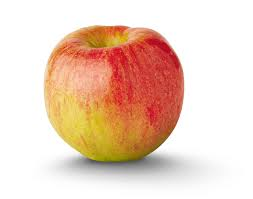
#> input picture my_exercise_files/Week11/apple.jpeg, 253 x 199 px
$ jupyter execute --allow-errors Week11_ex_part2.ipynb
#> lines starting #> are read from the running program, lines starting #| are printed output that depends on the picture; after the words box and inside, x2 and y2 are one past the last pixel; in counts of white or black regions, pixels touching at a corner belong together
### Part 2 (Optional)
1. From [Data](https://unsplash.com/search/photos/jeep) use selenium to download all images of jeeps
2. Use OpenCV to reduce the amount of colors in the images
3. Use OpenCV to find corners [Help](https://docs.opencv.org/master/d8/dd8/tutorial_good_features_to_track.html)
4. (EXTRA) Find all the wheels

[cell 1]
import os
import requests
from selenium import webdriver
from selenium.webdriver.common.by import By
from selenium.webdriver.support.ui import WebDriverWait
from selenium.webdriver.support import expected_conditions as EC

def download_image(url, save_path):
    response = requests.get(url)
    with open(save_path, 'wb') as f:
        f.write(response.content)

# URL for the website containing images of Jeeps
url = 'https://unsplash.com/s/photos/jeep'

# Configure the Selenium WebDriver
#> (the rest of this cell did not finish here and is left out)

[cell 2]
from PIL import Image
import os
from IPython.display import display

# angiv stien til mappen
mappe_sti = 'jeep_images'

# få en liste over filer i mappen
fil_navne = os.listdir(mappe_sti)

# åbn det første billede i mappen
#> (the rest of this cell did not finish here and is left out)

[cell 3]
import os
import requests
from selenium import webdriver
from selenium.webdriver.common.by import By
from selenium.webdriver.support.ui import WebDriverWait
from selenium.webdriver.support import expected_conditions as EC
from PIL import Image

def download_image(url, save_path):
    response = requests.get(url)
    with open(save_path, 'wb') as f:
        f.write(response.content)

# URL for the website containing images of Jeeps
url = 'https://unsplash.com/s/photos/jeep'

# Configure the Selenium WebDriver
#> (the rest of this cell did not finish here and is left out)

[cell 4]
import cv2
import numpy as np
import os

# Opret mappen 'jeep_images_reduced', hvis den ikke allerede findes
os.makedirs('jeep_images_reduced', exist_ok=True)

# Loop igennem alle filnavne i mappen 'jeep_images1'
#> (the rest of this cell did not finish here and is left out)

[cell 5]
import os

folder_path = "jeep_images_reduced"

# Gå igennem alle filerne i mappen
for filename in os.listdir(folder_path):
    # Hvis filnavnet indeholder "2_"
    if "2_" in filename:
        # Få fuld sti til filen
        file_path = os.path.join(folder_path, filename)
        # Slet filen
        os.remove(file_path)

[cell 6]
import cv2
import numpy as np
import matplotlib.pyplot as plt

# Læs billedet af æblet
img = cv2.imread('apple.jpeg')
#> img is the input picture: shape (199, 253, 3); mean B, G, R 192.5, 209.3, 237

# Konverter billedet til gråtone
gray = cv2.cvtColor(img, cv2.COLOR_BGR2GRAY)
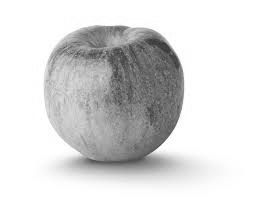
#> gray: shape (199, 253); min 49, max 255, mean 215.7

# Find hjørner med cv2.goodFeaturesToTrack()
corners = cv2.goodFeaturesToTrack(gray, maxCorners=100, qualityLevel=0.3, minDistance=7)
#> corners = 38 rows, first 8: [106, 51], [129, 45], [127, 28], [77, 53], [105, 59], [115, 70], [151, 124], [121, 51]

# Tegn hjørnerne på billedet
corners = np.int0(corners)
for corner in corners:
    x, y = corner.ravel()
    cv2.circle(img, (x, y), 5, (255, 0, 0), -1)
#> this loop made 38 passes
#> (x, y) on passes 1 to 12: (106, 51), (129, 45), (127, 28), (77, 53), (105, 59), (115, 70), (151, 124), (121, 51), (81, 155), (87, 105), (113, 27), (171, 53)
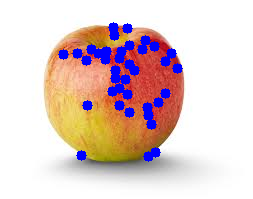
#> img: shape (199, 253, 3); 5.9% of pixels changed, all inside (x1, y1, x2, y2) = (58, 22, 183, 162)

# Vis resultatet med matplotlib.pyplot
plt.imshow(cv2.cvtColor(img, cv2.COLOR_BGR2RGB))
#> (this line was passed over: IPython is not available in this run)
plt.show()
